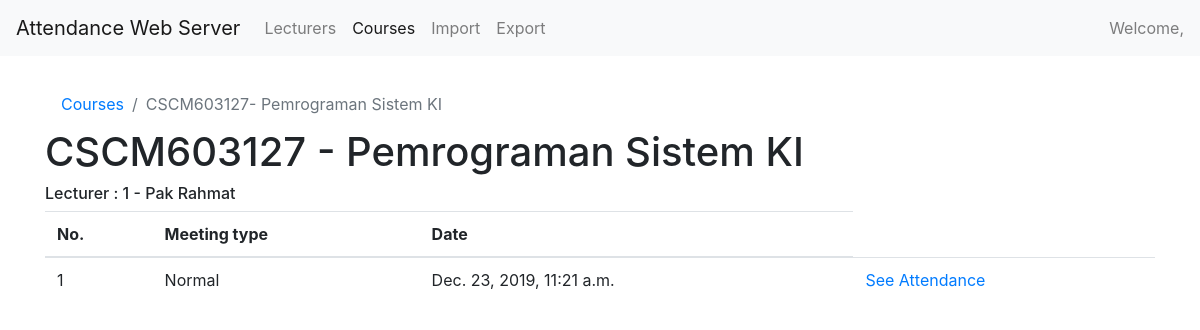
/course/CSCM603127, run on an earlier commit of the app's database.
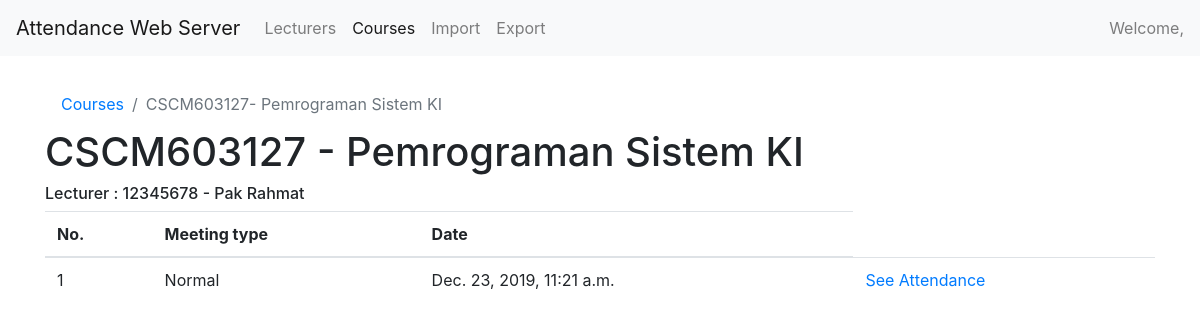
And on a later commit of the database.
### index/models.py (models this page shows, shortened)
class Course(models.Model):
    code = models.CharField(max_length=30)
    name = models.CharField(max_length=50)
    lecturer = models.ForeignKey(Lecturer, on_delete=models.CASCADE, related_name="lecturer")
    late_tolerance = models.IntegerField(default=10)
    class Meta:
        unique_together = ["code"]

class Lecturer(models.Model):
    serial_number = models.CharField(max_length=50)
    name = models.CharField(max_length=50)
    npm = models.IntegerField()
    class Meta:
        unique_together = ["npm"]

### index/views.py (the view)
# urls.py: path('course/<str:course_code>', views.showMeeting, name='show_meeting'),
def showMeeting(request, course_code):
    meetings = Meeting.objects.filter(course_class__course__code=course_code)
    course = Course.objects.get(code=course_code)
    print(meetings)
    return render(request, 'meetingsList.html', {
        'meetings': meetings,
        'course': course
    })

### index/models.py (called while the page is built)
    def __str__(self):
        return 'Meeting {} {} {}'.format(self.course_class.course.name, \
            self.get_meeting_type_display(), self.record.date_time)

### templates/meetingsList.html (shortened to what this page needs)
<html lang="en">
  <head>
    <link rel="stylesheet" href="https://stackpath.bootstrapcdn.com/bootstrap/4.3.1/css/bootstrap.min.css">
  </head>
    {% block body %}
        {% include 'navbar.html' %}
    <div class="container" style="margin-top:5rem;">
        <nav aria-label="breadcrumb">
      <ol class="breadcrumb" style="background: white!important;margin:0;">
        <li class="breadcrumb-item"><a href="{% url 'show_courses_list' %}">Courses</a></li>
        <li class="breadcrumb-item active" aria-current="page">{{ course.code }}- {{ course.name }}</li>
      </ol>
    </nav>
      <h1>{{ course.code }} - {{ course.name }}</h1>
        <h6> Lecturer : {{ course.lecturer.npm }} - {{ course.lecturer.name }}</h6>
      <table class="table">
        <thead>
          <tr>
              <th>No.</th>
              <th scope="col">Meeting type</th>
              <th scope="col">Date</th>
          </tr>
        </thead>
        <tbody>
          {% for meeting in meetings %}
              <tr>
                  <td>{{ forloop.counter }}</td>
                  {% if meeting.meeting_type == "0" %}
                    <td> Normal </td>
                  {% else %}
                      <td> Substitute </td>
                  {% endif %}
                  <td>{{ meeting.record.date_time }}</td>
                  <td> <a href="{% url 'show_attendance' course_code=course.code pk=meeting.pk %}"> See Attendance </a></td>
              </tr>
          {% endfor %}
        </tbody>
      </table>
    </div>
    {% endblock %}
  </body>
</html>

What changed in the data, as far as the page shows it:
changed through a linked row, Course "CSCM603127": lecturer.npm "1" → "12345678"
